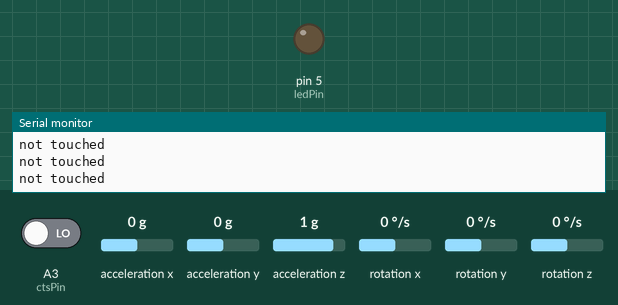
A sketch run on a simulated Arduino Uno, built with avr-gcc and run on an emulated ATmega328P. Parts: output pins drawn as LEDs (lit = HIGH), the last lines printed to the serial monitor. The inputs (shaded band) are chosen by the test bench; at power-on: A3 (ctsPin) LOW, acceleration x 0 g, acceleration y 0 g, acceleration z 1 g, rotation x 0 °/s, rotation y 0 °/s, rotation z 0 °/s. No radio packets arrive unless stated.

Above: at 1.2 s.
1.3 s: A3 (ctsPin) driven HIGH
At 2.1 s:
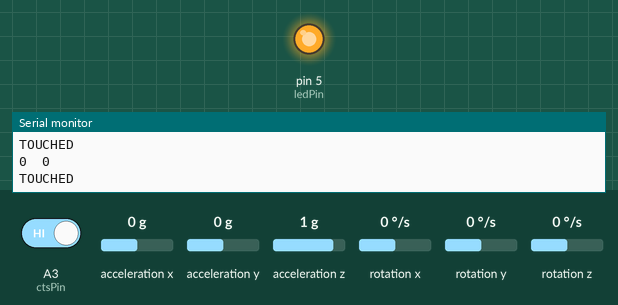
2.8 s: A3 (ctsPin) driven LOW
At 3.8 s:
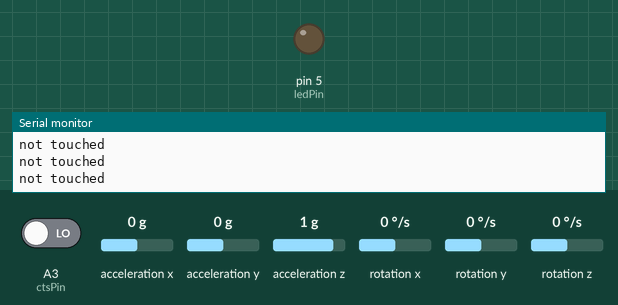
Timing chart, 0 to 5.8 s (numbered marks = the images above; inputs shaded):
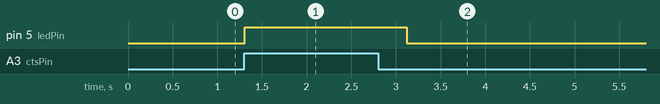

The sketch:

Transmitter_Code.ino
```cpp
#include <SPI.h>        //SPI library for communicate with the nRF24L01+
#include <RF24.h>       //The main library of the nRF24L01+
#include <Wire.h>       //For communication
#include <I2Cdev.h>     //For communicate with MPU6050
#include <MPU6050.h>    //The main library of the MPU6050

#include <RF24Network.h>

#define ctsPin A3 // Pin for capactitive touch sensor


MPU6050 mpu;
int16_t ax, ay, az;
int16_t gx, gy, gz;

//Define packet for the direction (X axis and Y axis)
int data[2];

//Define object from RF24 library - 7 and 8 are a digital pin numbers to which signals CE and CSN are connected.
RF24 radio(7,8);
RF24Network network(radio);    //include the radio in the network

//Create a pipe addresses for  communication
const uint64_t base00 = 00;  // Address of this node in octal format
const  uint64_t node01 =01;

int ledPin = 5; // pin for the LED


void setup() {
  Serial.begin(9600);
  Wire.begin();
  Serial.println(mpu.testConnection() ? "Connected" : "Connection failed");
  mpu.initialize();              //Initialize the MPU object
  radio.begin();                 //Start the nRF24 communicate
  network.begin(90, base00);  //(channel, node address)
  radio.setDataRate(RF24_1MBPS);
  pinMode(ledPin, OUTPUT);
  pinMode(ctsPin, INPUT);
}

void loop() {
  int ctsValue = digitalRead(ctsPin);
  if (ctsValue == HIGH){
    digitalWrite(ledPin, HIGH);
    Serial.println("TOUCHED");
    network.update();
    //With this function, the acceleration and gyro values of the axes are taken.
    mpu.getMotion6(&ax, &ay, &az, &gx, &gy, &gz);
    data[0] = map(ax,-17000 , 17000, -1000, 1000 ); //Send X axis data
    data[1] = map(ay,-17000 , 17000, -1000, 1000);  //Send Y axis data
    delay(500);
    Serial.print(data[0]);
    Serial.print("\t");
    Serial.print(data[1]);
    Serial.print("\t");
    Serial.println();
    RF24NetworkHeader header(node01);     // (Address where the data is going)
    bool s = network.write(header, &data, sizeof(data));
  }
  else{
    digitalWrite(ledPin,LOW);
    Serial.println("not touched");
  }
  delay(100);
}
```

Measured:
- after the input at 1.3 s, pin 5 (ledPin): LOW → HIGH at once
- after the input at 2.8 s, pin 5 (ledPin): HIGH → LOW after 0.32 s
